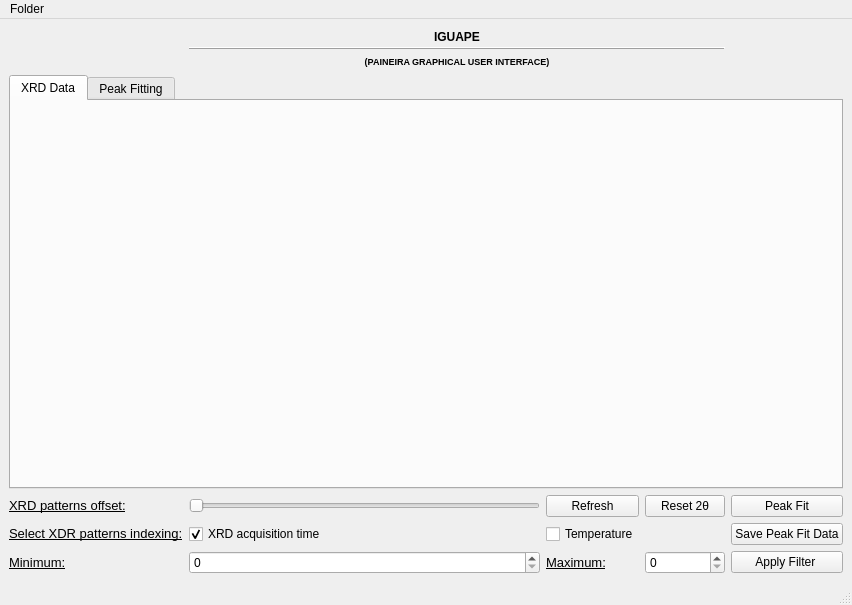
<?xml version="1.0" encoding="UTF-8"?>
<ui version="4.0">
 <class>MainWindow</class>
 <widget class="QMainWindow" name="MainWindow">
  <property name="geometry">
   <rect>
    <x>0</x>
    <y>0</y>
    <width>852</width>
    <height>605</height>
   </rect>
  </property>
  <property name="windowTitle">
   <string>Iguape</string>
  </property>
  <property name="windowIcon">
   <iconset>
    <normaloff>Icons/Logo_IGUAPE.png</normaloff>Icons/Logo_IGUAPE.png</iconset>
  </property>
  <property name="styleSheet">
   <string notr="true"/>
  </property>
  <widget class="QWidget" name="centralwidget">
   <layout class="QVBoxLayout" name="verticalLayout">
    <item>
     <layout class="QGridLayout" name="gridLayout">
      <item row="2" column="4" colspan="2">
       <widget class="QPushButton" name="peak_fit_button">
        <property name="maximumSize">
         <size>
          <width>16777215</width>
          <height>16777215</height>
         </size>
        </property>
        <property name="toolTip">
         <string>Press to open the Peak Fit Window</string>
        </property>
        <property name="text">
         <string>Peak Fit</string>
        </property>
        <property name="icon">
         <iconset>
          <normaloff>Icons/peak_fit_icon.png</normaloff>Icons/peak_fit_icon.png</iconset>
        </property>
       </widget>
      </item>
      <item row="1" column="0" colspan="6">
       <widget class="QTabWidget" name="tabWidget">
        <property name="currentIndex">
         <number>0</number>
        </property>
        <widget class="QWidget" name="XRD_data_tab">
         <attribute name="title">
          <string>XRD Data</string>
         </attribute>
        </widget>
        <widget class="QWidget" name="peak_fit_tab">
         <attribute name="title">
          <string>Peak Fitting</string>
         </attribute>
        </widget>
       </widget>
      </item>
      <item row="3" column="4" colspan="2">
       <widget class="QPushButton" name="save_peak_fit_data_button">
        <property name="minimumSize">
         <size>
          <width>0</width>
          <height>0</height>
         </size>
        </property>
        <property name="maximumSize">
         <size>
          <width>16777215</width>
          <height>16777215</height>
         </size>
        </property>
        <property name="toolTip">
         <string>Press to save the data as a CSV file</string>
        </property>
        <property name="text">
         <string>Save Peak Fit Data</string>
        </property>
        <property name="icon">
         <iconset>
          <normaloff>Icons/Save_Icon.png</normaloff>Icons/Save_Icon.png</iconset>
        </property>
       </widget>
      </item>
      <item row="0" column="4" alignment="Qt::AlignVCenter">
       <widget class="QLabel" name="LNLS_logo">
        <property name="maximumSize">
         <size>
          <width>16777215</width>
          <height>50</height>
         </size>
        </property>
        <property name="text">
         <string/>
        </property>
        <property name="pixmap">
         <pixmap>Icons/LNLS_logo_resize.png</pixmap>
        </property>
        <property name="alignment">
         <set>Qt::AlignCenter</set>
        </property>
       </widget>
      </item>
      <item row="4" column="1">
       <widget class="QDoubleSpinBox" name="min_temp_doubleSpinBox">
        <property name="maximumSize">
         <size>
          <width>16777215</width>
          <height>16777215</height>
         </size>
        </property>
        <property name="decimals">
         <number>0</number>
        </property>
       </widget>
      </item>
      <item row="0" column="5" alignment="Qt::AlignHCenter">
       <widget class="QLabel" name="paineir_logo">
        <property name="maximumSize">
         <size>
          <width>70</width>
          <height>100</height>
         </size>
        </property>
        <property name="text">
         <string/>
        </property>
        <property name="pixmap">
         <pixmap>Icons/Paineira_resize.png</pixmap>
        </property>
        <property name="alignment">
         <set>Qt::AlignRight|Qt::AlignTrailing|Qt::AlignVCenter</set>
        </property>
       </widget>
      </item>
      <item row="4" column="2">
       <widget class="QLabel" name="max_filter_label">
        <property name="maximumSize">
         <size>
          <width>16777215</width>
          <height>16777215</height>
         </size>
        </property>
        <property name="text">
         <string>&lt;html&gt;&lt;head/&gt;&lt;body&gt;&lt;p&gt;&lt;span style=&quot; font-size:10pt; text-decoration: underline;&quot;&gt;Maximum:&lt;/span&gt;&lt;/p&gt;&lt;/body&gt;&lt;/html&gt;</string>
        </property>
       </widget>
      </item>
      <item row="2" column="2">
       <widget class="QPushButton" name="refresh_button">
        <property name="maximumSize">
         <size>
          <width>16777215</width>
          <height>16777215</height>
         </size>
        </property>
        <property name="toolTip">
         <string>Press to refresh the graph with the new XRD patterns</string>
        </property>
        <property name="text">
         <string>Refresh</string>
        </property>
        <property name="icon">
         <iconset>
          <normaloff>Icons/Refresh_Icon.png</normaloff>Icons/Refresh_Icon.png</iconset>
        </property>
       </widget>
      </item>
      <item row="2" column="0">
       <widget class="QLabel" name="offset_label">
        <property name="text">
         <string>&lt;html&gt;&lt;head/&gt;&lt;body&gt;&lt;p&gt;&lt;span style=&quot; font-size:10pt; text-decoration: underline;&quot;&gt;XRD patterns offset:&lt;/span&gt;&lt;/p&gt;&lt;/body&gt;&lt;/html&gt;</string>
        </property>
       </widget>
      </item>
      <item row="3" column="2">
       <widget class="QCheckBox" name="temperature_checkbox">
        <property name="maximumSize">
         <size>
          <width>16777215</width>
          <height>16777215</height>
         </size>
        </property>
        <property name="text">
         <string>Temperature</string>
        </property>
       </widget>
      </item>
      <item row="0" column="0">
       <widget class="QLabel" name="CNPEM_logo">
        <property name="maximumSize">
         <size>
          <width>100</width>
          <height>50</height>
         </size>
        </property>
        <property name="text">
         <string/>
        </property>
        <property name="pixmap">
         <pixmap>Icons/CNPEM-logo-colorido-2023_resize.png</pixmap>
        </property>
       </widget>
      </item>
      <item row="4" column="3">
       <widget class="QDoubleSpinBox" name="max_temp_doubleSpinBox_2">
        <property name="maximumSize">
         <size>
          <width>16777215</width>
          <height>16777215</height>
         </size>
        </property>
        <property name="frame">
         <bool>true</bool>
        </property>
        <property name="decimals">
         <number>0</number>
        </property>
       </widget>
      </item>
      <item row="3" column="0">
       <widget class="QLabel" name="index_label">
        <property name="text">
         <string>&lt;html&gt;&lt;head/&gt;&lt;body&gt;&lt;p&gt;&lt;span style=&quot; font-size:10pt; text-decoration: underline;&quot;&gt;Select XDR patterns indexing:&lt;/span&gt;&lt;/p&gt;&lt;/body&gt;&lt;/html&gt;</string>
        </property>
       </widget>
      </item>
      <item row="3" column="1">
       <widget class="QCheckBox" name="XRD_measure_order_checkbox">
        <property name="maximumSize">
         <size>
          <width>16777215</width>
          <height>16777215</height>
         </size>
        </property>
        <property name="text">
         <string>XRD acquisition time</string>
        </property>
        <property name="checkable">
         <bool>true</bool>
        </property>
        <property name="checked">
         <bool>true</bool>
        </property>
        <property name="tristate">
         <bool>false</bool>
        </property>
       </widget>
      </item>
      <item row="0" column="1" colspan="3">
       <widget class="QLabel" name="title_label">
        <property name="minimumSize">
         <size>
          <width>0</width>
          <height>0</height>
         </size>
        </property>
        <property name="maximumSize">
         <size>
          <width>16777215</width>
          <height>50</height>
         </size>
        </property>
        <property name="frameShape">
         <enum>QFrame::HLine</enum>
        </property>
        <property name="frameShadow">
         <enum>QFrame::Raised</enum>
        </property>
        <property name="lineWidth">
         <number>1</number>
        </property>
        <property name="text">
         <string>&lt;html&gt;&lt;head/&gt;&lt;body&gt;&lt;p align=&quot;center&quot;&gt;&lt;span style=&quot; font-weight:600;&quot;&gt;IGUAPE&lt;/span&gt;&lt;/p&gt;&lt;p align=&quot;center&quot;&gt;&lt;span style=&quot; font-size:7pt; font-weight:600;&quot;&gt;(PAINEIRA GRAPHICAL USER INTERFACE)&lt;/span&gt;&lt;/p&gt;&lt;/body&gt;&lt;/html&gt;</string>
        </property>
        <property name="alignment">
         <set>Qt::AlignCenter</set>
        </property>
       </widget>
      </item>
      <item row="4" column="4" colspan="2">
       <widget class="QPushButton" name="filter_button">
        <property name="maximumSize">
         <size>
          <width>16777215</width>
          <height>16777215</height>
         </size>
        </property>
        <property name="toolTip">
         <string>Press to apply the temperature/measure order range</string>
        </property>
        <property name="text">
         <string>Apply Filter </string>
        </property>
        <property name="icon">
         <iconset>
          <normaloff>Icons/Filter_Icon.png</normaloff>Icons/Filter_Icon.png</iconset>
        </property>
       </widget>
      </item>
      <item row="4" column="0">
       <widget class="QLabel" name="min_filter_label">
        <property name="maximumSize">
         <size>
          <width>16777215</width>
          <height>16777215</height>
         </size>
        </property>
        <property name="text">
         <string>&lt;html&gt;&lt;head/&gt;&lt;body&gt;&lt;p&gt;&lt;span style=&quot; font-size:10pt; text-decoration: underline;&quot;&gt;Minimum:&lt;/span&gt;&lt;/p&gt;&lt;/body&gt;&lt;/html&gt;</string>
        </property>
       </widget>
      </item>
      <item row="2" column="3">
       <widget class="QPushButton" name="reset_button">
        <property name="minimumSize">
         <size>
          <width>0</width>
          <height>0</height>
         </size>
        </property>
        <property name="maximumSize">
         <size>
          <width>16777215</width>
          <height>16777215</height>
         </size>
        </property>
        <property name="toolTip">
         <string>Press to reset the 2θ interval to the deafult range</string>
        </property>
        <property name="text">
         <string>Reset 2θ</string>
        </property>
       </widget>
      </item>
      <item row="2" column="1">
       <widget class="QSlider" name="offset_slider">
        <property name="maximumSize">
         <size>
          <width>500</width>
          <height>16777215</height>
         </size>
        </property>
        <property name="toolTip">
         <string>Select the XRD patterns offset</string>
        </property>
        <property name="layoutDirection">
         <enum>Qt::LeftToRight</enum>
        </property>
        <property name="orientation">
         <enum>Qt::Horizontal</enum>
        </property>
        <property name="invertedAppearance">
         <bool>false</bool>
        </property>
        <property name="invertedControls">
         <bool>false</bool>
        </property>
       </widget>
      </item>
     </layout>
    </item>
   </layout>
  </widget>
  <widget class="QMenuBar" name="menubar">
   <property name="geometry">
    <rect>
     <x>0</x>
     <y>0</y>
     <width>852</width>
     <height>20</height>
    </rect>
   </property>
   <widget class="QMenu" name="menuFolder">
    <property name="title">
     <string>Folder</string>
    </property>
    <addaction name="actionOpen_New_Folder"/>
    <addaction name="separator"/>
    <addaction name="actionAbout"/>
    <addaction name="actionHelp"/>
   </widget>
   <addaction name="menuFolder"/>
  </widget>
  <widget class="QStatusBar" name="statusbar"/>
  <action name="actionOpen_New_Folder">
   <property name="text">
    <string>Open New Folder</string>
   </property>
  </action>
  <action name="actionAbout">
   <property name="text">
    <string>About</string>
   </property>
  </action>
  <action name="actionHelp">
   <property name="text">
    <string>Help</string>
   </property>
  </action>
 </widget>
 <resources/>
 <connections/>
</ui>
